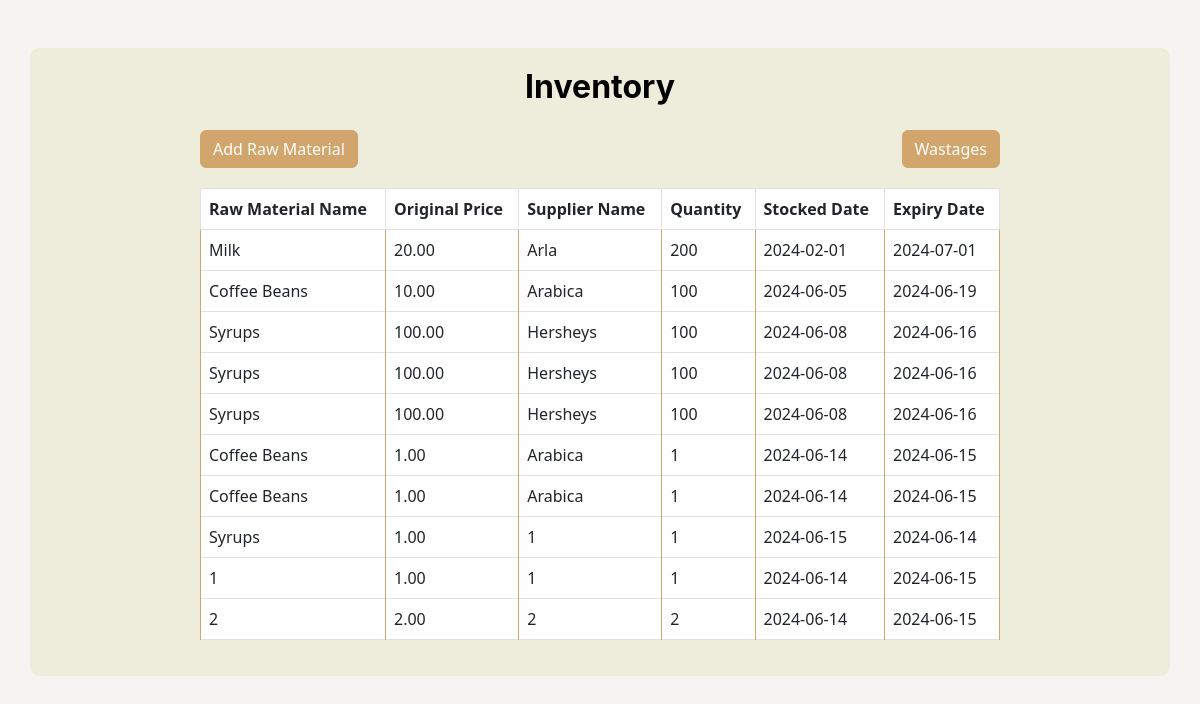
The page /inventory.php (signed in) on the database its author committed.
### tables this page shows
CREATE TABLE `raw_materials` (
  `id` int(11) NOT NULL,
  `name` varchar(255) NOT NULL,
  `original_price` decimal(10,2) NOT NULL,
  `supplier_name` varchar(50) NOT NULL,
  `quantity` int(11) NOT NULL,
  `stocked_date` date NOT NULL,
  `expiry_date` date NOT NULL
);

### inventory.php (the view, shortened to what this page needs)
<?php
include 'dbcon.php';
$moveExpiredQuery = "
    INSERT INTO wastages (material_name, original_price, supplier_name, quantity, stocked_date, expiry_date)
    SELECT raw_materials.name, raw_materials.original_price, raw_materials.supplier_name, raw_materials.quantity, raw_materials.stocked_date, raw_materials.expiry_date
    FROM raw_materials
    WHERE raw_materials.expiry_date < CURDATE();
";
$conn->query($moveExpiredQuery);
$deleteExpiredQuery = "
    DELETE FROM raw_materials
    WHERE expiry_date < CURDATE();
";
$conn->query($deleteExpiredQuery);
$query = "
    SELECT raw_materials.name AS material_name, raw_materials.original_price, raw_materials.supplier_name, raw_materials.quantity, raw_materials.stocked_date, raw_materials.expiry_date
    FROM raw_materials
";
$result = $conn->query($query);
?>
<!DOCTYPE html>
<html lang="en">
<head>
    <link href="https://stackpath.bootstrapcdn.com/bootstrap/5.3.0/css/bootstrap.min.css" rel="stylesheet">
</head>
<body>
    <div class="container mt-5">
        <div class="center-container">
            <div class="table-container">
                <h2 class="text-center mb-4">Inventory</h2>
                <div class="button-container">
                    <button type="button" class="btn btn-primary" data-bs-toggle="modal" data-bs-target="#addMaterialModal">Add Raw Material</button>
                    <button type="button" class="btn btn-primary" data-bs-toggle="modal" data-bs-target="#wastagesModal">Wastages</button>
                </div>
                <table class="table table-bordered">
                    <thead>
                        <tr>
                            <th>Raw Material Name</th>
                            <th>Original Price</th>
                            <th>Supplier Name</th>
                            <th>Quantity</th>
                            <th>Stocked Date</th>
                            <th>Expiry Date</th>
                        </tr>
                    </thead>
                    <tbody id="inventoryTableBody">
                        <?php
                        if ($result->num_rows > 0) {
                            while ($row = $result->fetch_assoc()) {
                                echo "<tr>
                                        <td>" . htmlspecialchars($row['material_name']) . "</td>
                                        <td>" . htmlspecialchars($row['original_price']) . "</td>
                                        <td>" . htmlspecialchars($row['supplier_name']) . "</td>
                                        <td>" . htmlspecialchars($row['quantity']) . "</td>
                                        <td>" . htmlspecialchars($row['stocked_date']) . "</td>
                                        <td>" . htmlspecialchars($row['expiry_date']) . "</td>
                                      </tr>";
                            }
                        } else {
                            echo "<tr><td colspan='6'>No data found</td></tr>";
                        }
                        ?>
                    </tbody>
                </table>
            </div>
        </div>
    </div>
</body>
</html>

### inventory.php (style rules this page uses)
body { background-color: #F5F4F2; color: black; }
.container { background-color: #EEECDA; padding: 20px; border-radius: 10px; margin-top: 50px; }
.btn-primary { background-color: #d2a56c; border-color: #d2a56c; }
.center-container { display: flex; justify-content: center; align-items: center; height: 100%; }
.table-container { width: 100%; max-width: 800px; }
h2 { font-family: 'Inter', sans-serif; font-weight: 700; }
table { margin-top: 20px; width: 100%; border-collapse: collapse; }
th { background-color: #d2a56c; color: black; padding: 8px; }
td { padding: 8px; border: 1px solid #d2a56c; }
.button-container { display: flex; justify-content: space-between; margin-bottom: 20px; }

### rows shown on the page
raw_materials: name "Milk", original_price "20.00", supplier_name "Arla", quantity "200", stocked_date "2024-02-01", expiry_date "2024-07-01"
raw_materials: name "Coffee Beans", original_price "10.00", supplier_name "Arabica", quantity "100", stocked_date "2024-06-05", expiry_date "2024-06-19"
raw_materials: name "Syrups", original_price "100.00", supplier_name "Hersheys", quantity "100", stocked_date "2024-06-08", expiry_date "2024-06-16"
raw_materials: name "Syrups", original_price "100.00", supplier_name "Hersheys", quantity "100", stocked_date "2024-06-08", expiry_date "2024-06-16"
raw_materials: name "Syrups", original_price "100.00", supplier_name "Hersheys", quantity "100", stocked_date "2024-06-08", expiry_date "2024-06-16"
raw_materials: name "Coffee Beans", original_price "1.00", supplier_name "Arabica", quantity "1", stocked_date "2024-06-14", expiry_date "2024-06-15"
raw_materials: name "Coffee Beans", original_price "1.00", supplier_name "Arabica", quantity "1", stocked_date "2024-06-14", expiry_date "2024-06-15"
raw_materials: name "Syrups", original_price "1.00", supplier_name "1", quantity "1", stocked_date "2024-06-15", expiry_date "2024-06-14"
raw_materials: name "1", original_price "1.00", supplier_name "1", quantity "1", stocked_date "2024-06-14", expiry_date "2024-06-15"
raw_materials: name "2", original_price "2.00", supplier_name "2", quantity "2", stocked_date "2024-06-14", expiry_date "2024-06-15"
